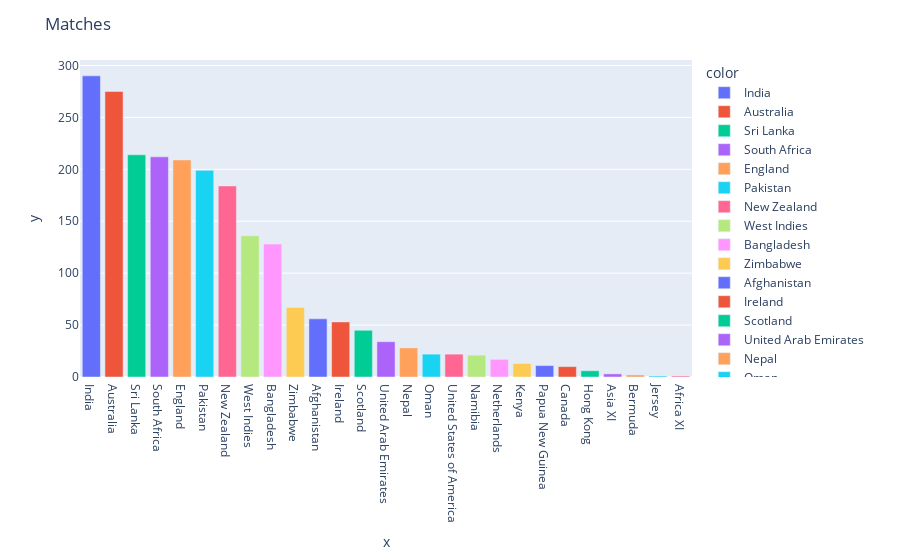

Here is the notebook cell this chart was saved with:
### Code cell
fig=px.bar(x=team_win.index, y=team_win.values,color=team_win.index)
fig.update_layout(
    title="Matches"
)
fig.show()

### Figure 1 — Plotly figure (JSON) as saved in the notebook; plotly's stock layout.template omitted (floating-point values rounded to 4 significant figures)
{"data": [{"alignmentgroup": "True", "hovertemplate": "color=India<br>x=%{x}<br>y=%{y}<extra></extra>", "legendgroup": "India", "marker": {"color": "#636efa", "pattern": {"shape": ""}}, "name": "India", "offsetgroup": "India", "orientation": "v", "showlegend": true, "textposition": "auto", "type": "bar", "x": ["India"], "xaxis": "x", "y": [290], "yaxis": "y"}, {"alignmentgroup": "True", "hovertemplate": "color=Australia<br>x=%{x}<br>y=%{y}<extra></extra>", "legendgroup": "Australia", "marker": {"color": "#EF553B", "pattern": {"shape": ""}}, "name": "Australia", "offsetgroup": "Australia", "orientation": "v", "showlegend": true, "textposition": "auto", "type": "bar", "x": ["Australia"], "xaxis": "x", "y": [275], "yaxis": "y"}, {"alignmentgroup": "True", "hovertemplate": "color=Sri Lanka<br>x=%{x}<br>y=%{y}<extra></extra>", "legendgroup": "Sri Lanka", "marker": {"color": "#00cc96", "pattern": {"shape": ""}}, "name": "Sri Lanka", "offsetgroup": "Sri Lanka", "orientation": "v", "showlegend": true, "textposition": "auto", "type": "bar", "x": ["Sri Lanka"], "xaxis": "x", "y": [214], "yaxis": "y"}, {"alignmentgroup": "True", "hovertemplate": "color=South Africa<br>x=%{x}<br>y=%{y}<extra></extra>", "legendgroup": "South Africa", "marker": {"color": "#ab63fa", "pattern": {"shape": ""}}, "name": "South Africa", "offsetgroup": "South Africa", "orientation": "v", "showlegend": true, "textposition": "auto", "type": "bar", "x": ["South Africa"], "xaxis": "x", "y": [212], "yaxis": "y"}, {"alignmentgroup": "True", "hovertemplate": "color=England<br>x=%{x}<br>y=%{y}<extra></extra>", "legendgroup": "England", "marker": {"color": "#FFA15A", "pattern": {"shape": ""}}, "name": "England", "offsetgroup": "England", "orientation": "v", "showlegend": true, "textposition": "auto", "type": "bar", "x": ["England"], "xaxis": "x", "y": [209], "yaxis": "y"}, {"alignmentgroup": "True", "hovertemplate": "color=Pakistan<br>x=%{x}<br>y=%{y}<extra></extra>", "legendgroup": "Pakistan", "marker": {"color": "#19d3f3", "pattern": {"shape": ""}}, "name": "Pakistan", "offsetgroup": "Pakistan", "orientation": "v", "showlegend": true, "textposition": "auto", "type": "bar", "x": ["Pakistan"], "xaxis": "x", "y": [199], "yaxis": "y"}, {"alignmentgroup": "True", "hovertemplate": "color=New Zealand<br>x=%{x}<br>y=%{y}<extra></extra>", "legendgroup": "New Zealand", "marker": {"color": "#FF6692", "pattern": {"shape": ""}}, "name": "New Zealand", "offsetgroup": "New Zealand", "orientation": "v", "showlegend": true, "textposition": "auto", "type": "bar", "x": ["New Zealand"], "xaxis": "x", "y": [184], "yaxis": "y"}, {"alignmentgroup": "True", "hovertemplate": "color=West Indies<br>x=%{x}<br>y=%{y}<extra></extra>", "legendgroup": "West Indies", "marker": {"color": "#B6E880", "pattern": {"shape": ""}}, "name": "West Indies", "offsetgroup": "West Indies", "orientation": "v", "showlegend": true, "textposition": "auto", "type": "bar", "x": ["West Indies"], "xaxis": "x", "y": [136], "yaxis": "y"}, {"alignmentgroup": "True", "hovertemplate": "color=Bangladesh<br>x=%{x}<br>y=%{y}<extra></extra>", "legendgroup": "Bangladesh", "marker": {"color": "#FF97FF", "pattern": {"shape": ""}}, "name": "Bangladesh", "offsetgroup": "Bangladesh", "orientation": "v", "showlegend": true, "textposition": "auto", "type": "bar", "x": ["Bangladesh"], "xaxis": "x", "y": [128], "yaxis": "y"}, {"alignmentgroup": "True", "hovertemplate": "color=Zimbabwe<br>x=%{x}<br>y=%{y}<extra></extra>", "legendgroup": "Zimbabwe", "marker": {"color": "#FECB52", "pattern": {"shape": ""}}, "name": "Zimbabwe", "offsetgroup": "Zimbabwe", "orientation": "v", "showlegend": true, "textposition": "auto", "type": "bar", "x": ["Zimbabwe"], "xaxis": "x", "y": [67], "yaxis": "y"}, {"alignmentgroup": "True", "hovertemplate": "color=Afghanistan<br>x=%{x}<br>y=%{y}<extra></extra>", "legendgroup": "Afghanistan", "marker": {"color": "#636efa", "pattern": {"shape": ""}}, "name": "Afghanistan", "offsetgroup": "Afghanistan", "orientation": "v", "showlegend": true, "textposition": "auto", "type": "bar", "x": ["Afghanistan"], "xaxis": "x", "y": [56], "yaxis": "y"}, {"alignmentgroup": "True", "hovertemplate": "color=Ireland<br>x=%{x}<br>y=%{y}<extra></extra>", "legendgroup": "Ireland", "marker": {"color": "#EF553B", "pattern": {"shape": ""}}, "name": "Ireland", "offsetgroup": "Ireland", "orientation": "v", "showlegend": true, "textposition": "auto", "type": "bar", "x": ["Ireland"], "xaxis": "x", "y": [53], "yaxis": "y"}, {"alignmentgroup": "True", "hovertemplate": "color=Scotland<br>x=%{x}<br>y=%{y}<extra></extra>", "legendgroup": "Scotland", "marker": {"color": "#00cc96", "pattern": {"shape": ""}}, "name": "Scotland", "offsetgroup": "Scotland", "orientation": "v", "showlegend": true, "textposition": "auto", "type": "bar", "x": ["Scotland"], "xaxis": "x", "y": [45], "yaxis": "y"}, {"alignmentgroup": "True", "hovertemplate": "color=United Arab Emirates<br>x=%{x}<br>y=%{y}<extra></extra>", "legendgroup": "United Arab Emirates", "marker": {"color": "#ab63fa", "pattern": {"shape": ""}}, "name": "United Arab Emirates", "offsetgroup": "United Arab Emirates", "orientation": "v", "showlegend": true, "textposition": "auto", "type": "bar", "x": ["United Arab Emirates"], "xaxis": "x", "y": [34], "yaxis": "y"}, {"alignmentgroup": "True", "hovertemplate": "color=Nepal<br>x=%{x}<br>y=%{y}<extra></extra>", "legendgroup": "Nepal", "marker": {"color": "#FFA15A", "pattern": {"shape": ""}}, "name": "Nepal", "offsetgroup": "Nepal", "orientation": "v", "showlegend": true, "textposition": "auto", "type": "bar", "x": ["Nepal"], "xaxis": "x", "y": [28], "yaxis": "y"}, {"alignmentgroup": "True", "hovertemplate": "color=Oman<br>x=%{x}<br>y=%{y}<extra></extra>", "legendgroup": "Oman", "marker": {"color": "#19d3f3", "pattern": {"shape": ""}}, "name": "Oman", "offsetgroup": "Oman", "orientation": "v", "showlegend": true, "textposition": "auto", "type": "bar", "x": ["Oman"], "xaxis": "x", "y": [22], "yaxis": "y"}, {"alignmentgroup": "True", "hovertemplate": "color=United States of America<br>x=%{x}<br>y=%{y}<extra></extra>", "legendgroup": "United States of America", "marker": {"color": "#FF6692", "pattern": {"shape": ""}}, "name": "United States of America", "offsetgroup": "United States of America", "orientation": "v", "showlegend": true, "textposition": "auto", "type": "bar", "x": ["United States of America"], "xaxis": "x", "y": [22], "yaxis": "y"}, {"alignmentgroup": "True", "hovertemplate": "color=Namibia<br>x=%{x}<br>y=%{y}<extra></extra>", "legendgroup": "Namibia", "marker": {"color": "#B6E880", "pattern": {"shape": ""}}, "name": "Namibia", "offsetgroup": "Namibia", "orientation": "v", "showlegend": true, "textposition": "auto", "type": "bar", "x": ["Namibia"], "xaxis": "x", "y": [21], "yaxis": "y"}, {"alignmentgroup": "True", "hovertemplate": "color=Netherlands<br>x=%{x}<br>y=%{y}<extra></extra>", "legendgroup": "Netherlands", "marker": {"color": "#FF97FF", "pattern": {"shape": ""}}, "name": "Netherlands", "offsetgroup": "Netherlands", "orientation": "v", "showlegend": true, "textposition": "auto", "type": "bar", "x": ["Netherlands"], "xaxis": "x", "y": [17], "yaxis": "y"}, {"alignmentgroup": "True", "hovertemplate": "color=Kenya<br>x=%{x}<br>y=%{y}<extra></extra>", "legendgroup": "Kenya", "marker": {"color": "#FECB52", "pattern": {"shape": ""}}, "name": "Kenya", "offsetgroup": "Kenya", "orientation": "v", "showlegend": true, "textposition": "auto", "type": "bar", "x": ["Kenya"], "xaxis": "x", "y": [13], "yaxis": "y"}, {"alignmentgroup": "True", "hovertemplate": "color=Papua New Guinea<br>x=%{x}<br>y=%{y}<extra></extra>", "legendgroup": "Papua New Guinea", "marker": {"color": "#636efa", "pattern": {"shape": ""}}, "name": "Papua New Guinea", "offsetgroup": "Papua New Guinea", "orientation": "v", "showlegend": true, "textposition": "auto", "type": "bar", "x": ["Papua New Guinea"], "xaxis": "x", "y": [11], "yaxis": "y"}, {"alignmentgroup": "True", "hovertemplate": "color=Canada<br>x=%{x}<br>y=%{y}<extra></extra>", "legendgroup": "Canada", "marker": {"color": "#EF553B", "pattern": {"shape": ""}}, "name": "Canada", "offsetgroup": "Canada", "orientation": "v", "showlegend": true, "textposition": "auto", "type": "bar", "x": ["Canada"], "xaxis": "x", "y": [10], "yaxis": "y"}, {"alignmentgroup": "True", "hovertemplate": "color=Hong Kong<br>x=%{x}<br>y=%{y}<extra></extra>", "legendgroup": "Hong Kong", "marker": {"color": "#00cc96", "pattern": {"shape": ""}}, "name": "Hong Kong", "offsetgroup": "Hong Kong", "orientation": "v", "showlegend": true, "textposition": "auto", "type": "bar", "x": ["Hong Kong"], "xaxis": "x", "y": [6], "yaxis": "y"}, {"alignmentgroup": "True", "hovertemplate": "color=Asia XI<br>x=%{x}<br>y=%{y}<extra></extra>", "legendgroup": "Asia XI", "marker": {"color": "#ab63fa", "pattern": {"shape": ""}}, "name": "Asia XI", "offsetgroup": "Asia XI", "orientation": "v", "showlegend": true, "textposition": "auto", "type": "bar", "x": ["Asia XI"], "xaxis": "x", "y": [3], "yaxis": "y"}, {"alignmentgroup": "True", "hovertemplate": "color=Bermuda<br>x=%{x}<br>y=%{y}<extra></extra>", "legendgroup": "Bermuda", "marker": {"color": "#FFA15A", "pattern": {"shape": ""}}, "name": "Bermuda", "offsetgroup": "Bermuda", "orientation": "v", "showlegend": true, "textposition": "auto", "type": "bar", "x": ["Bermuda"], "xaxis": "x", "y": [2], "yaxis": "y"}, {"alignmentgroup": "True", "hovertemplate": "color=Jersey<br>x=%{x}<br>y=%{y}<extra></extra>", "legendgroup": "Jersey", "marker": {"color": "#19d3f3", "pattern": {"shape": ""}}, "name": "Jersey", "offsetgroup": "Jersey", "orientation": "v", "showlegend": true, "textposition": "auto", "type": "bar", "x": ["Jersey"], "xaxis": "x", "y": [1], "yaxis": "y"}, {"alignmentgroup": "True", "hovertemplate": "color=Africa XI<br>x=%{x}<br>y=%{y}<extra></extra>", "legendgroup": "Africa XI", "marker": {"color": "#FF6692", "pattern": {"shape": ""}}, "name": "Africa XI", "offsetgroup": "Africa XI", "orientation": "v", "showlegend": true, "textposition": "auto", "type": "bar", "x": ["Africa XI"], "xaxis": "x", "y": [1], "yaxis": "y"}], "layout": {"barmode": "relative", "legend": {"title": {"text": "color"}, "tracegroupgap": 0}, "margin": {"t": 60}, "title": {"text": "Matches"}, "xaxis": {"anchor": "y", "domain": [0, 1], "title": {"text": "x"}}, "yaxis": {"anchor": "x", "domain": [0, 1], "title": {"text": "y"}}}}
